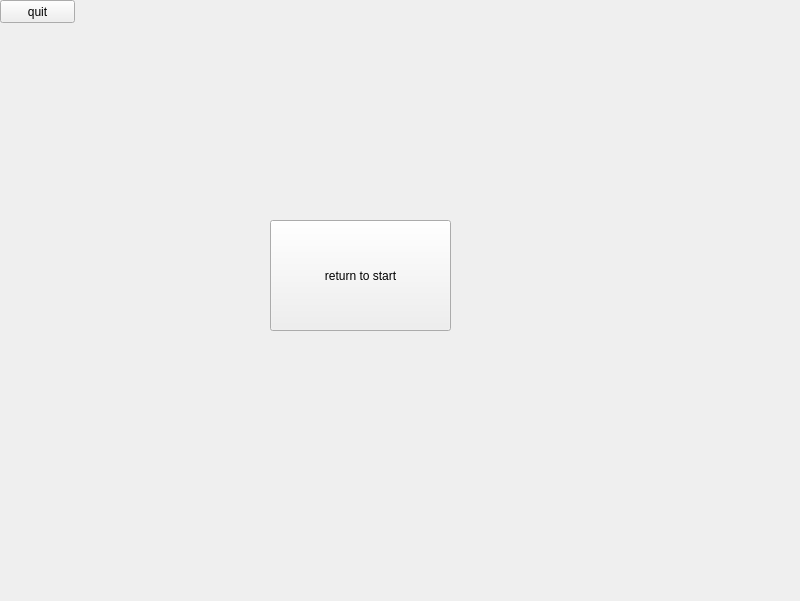
<?xml version="1.0" encoding="UTF-8"?>
<ui version="4.0">
 <class>MidGame</class>
 <widget class="QWidget" name="MidGame">
  <property name="geometry">
   <rect>
    <x>0</x>
    <y>0</y>
    <width>800</width>
    <height>601</height>
   </rect>
  </property>
  <property name="windowTitle">
   <string>MidGame</string>
  </property>
  <widget class="QPushButton" name="pushButton_to_start">
   <property name="geometry">
    <rect>
     <x>270</x>
     <y>220</y>
     <width>181</width>
     <height>111</height>
    </rect>
   </property>
   <property name="text">
    <string>return to start</string>
   </property>
  </widget>
  <widget class="QPushButton" name="quit">
   <property name="geometry">
    <rect>
     <x>0</x>
     <y>0</y>
     <width>75</width>
     <height>23</height>
    </rect>
   </property>
   <property name="text">
    <string>quit</string>
   </property>
  </widget>
 </widget>
 <layoutdefault spacing="6" margin="11"/>
 <resources/>
 <connections>
  <connection>
   <sender>quit</sender>
   <signal>clicked()</signal>
   <receiver>MidGame</receiver>
   <slot>close()</slot>
   <hints>
    <hint type="sourcelabel">
     <x>43</x>
     <y>8</y>
    </hint>
    <hint type="destinationlabel">
     <x>134</x>
     <y>3</y>
    </hint>
   </hints>
  </connection>
 </connections>
</ui>
